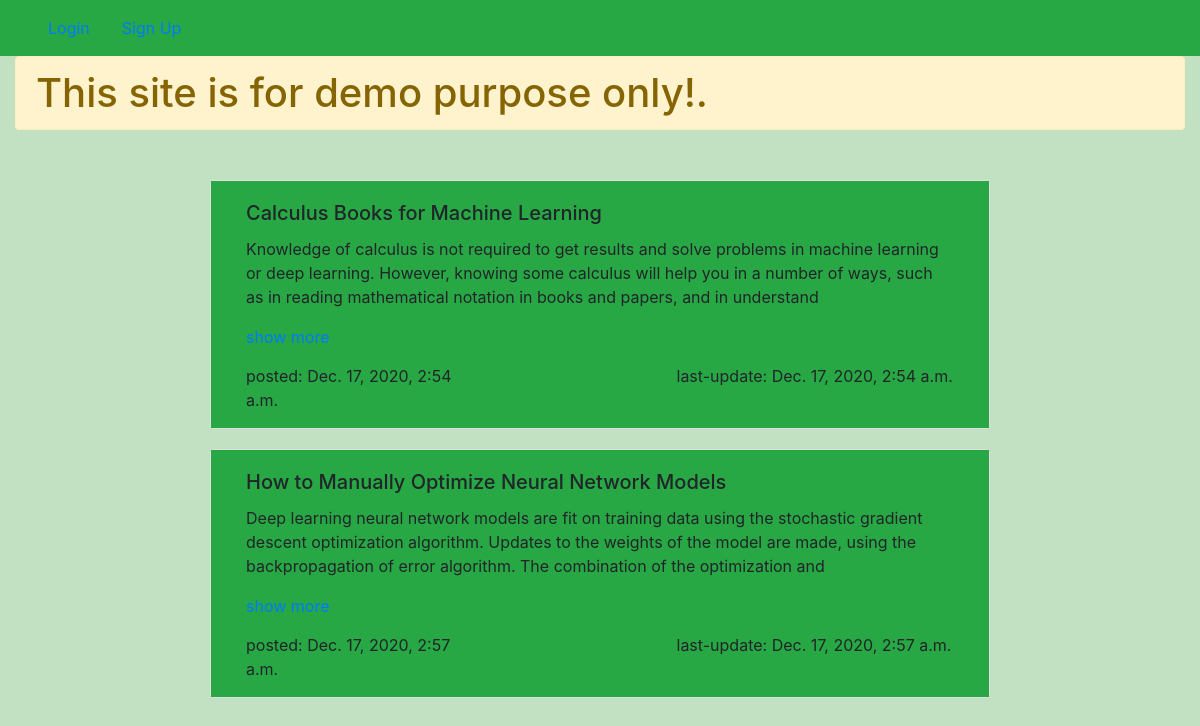
The app's page /posts/, older data.
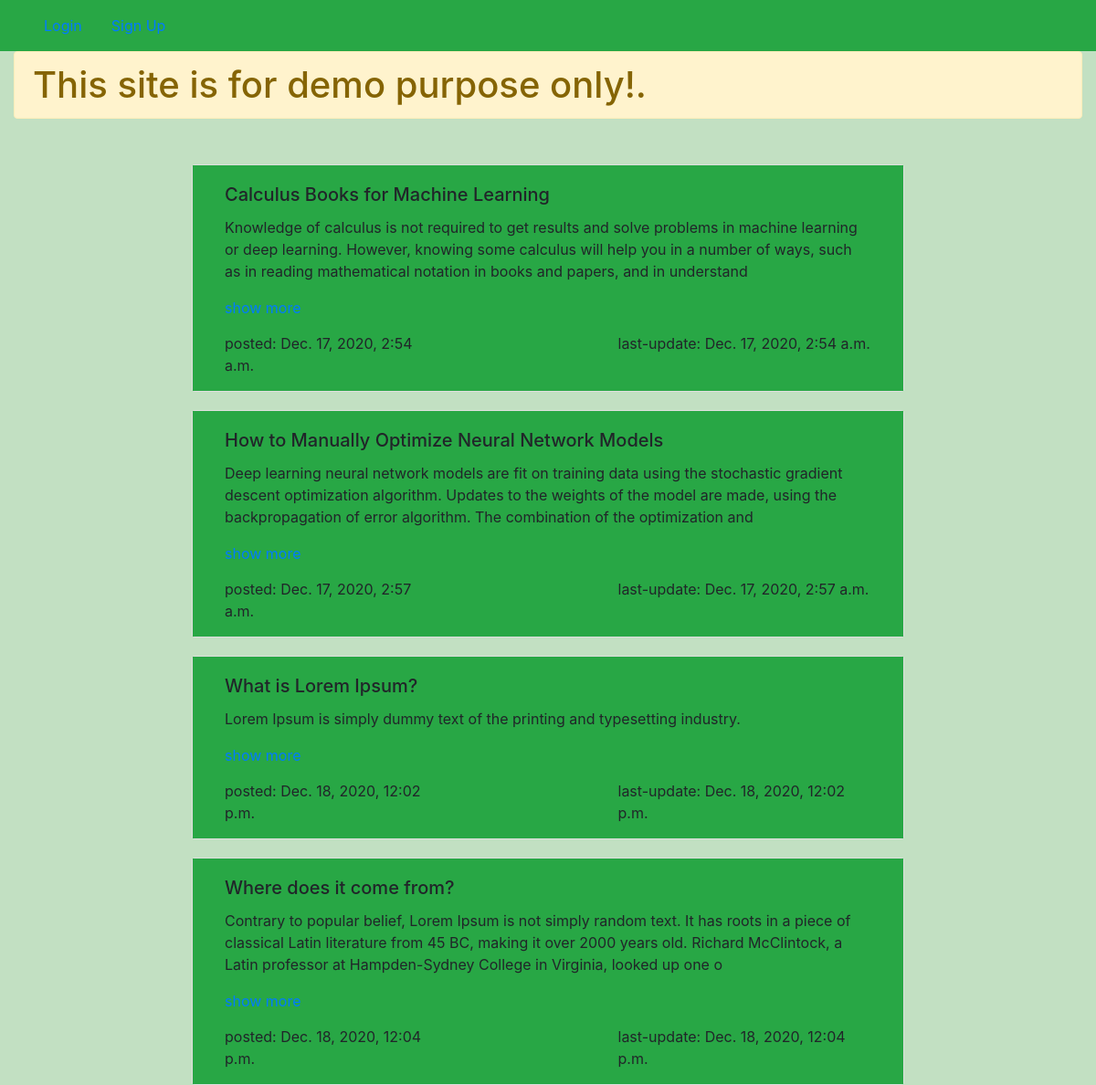
The same page, newer data.
### posts/models.py (models this page shows)
class Post(models.Model):
    title = models.CharField(max_length=100)
    author = models.ForeignKey(User,on_delete=models.CASCADE,null=False)
    short_description = models.CharField(max_length=256,null=False,blank=False)
    description = models.TextField(null=False,blank=False)
    creation_date = models.DateTimeField(auto_now_add=True)
    updation_date = models.DateTimeField(auto_now=True)
    __str__ = lambda self:self.title

### posts/views.py (the view)
# urls.py: url('^posts/$',views.Posts.as_view(),name='posts'),
class Posts(View):
    def get(self,request):
        context = {
            'posts': Post.objects.all(),
            'form': PostForm(),
        }
        return render(request,'posts/posts.html',context)

### posts/templates/posts/posts.html (shortened to what this page needs)
{% extends 'posts/base.html' %}
{% block content %}
<div class="container col-lg-8" style="margin-top:50px;border-radius:10%;">
    {% include 'posts/post-list.html' %}
</div>
{% endblock content %}

### posts/templates/posts/base.html (shortened to what this page needs)
{% load static %}
<!doctype html>
<html lang="en">
<head>
    <link rel="stylesheet" href="https://cdn.jsdelivr.net/npm/bootstrap@4.5.3/dist/css/bootstrap.min.css">
    <link rel="stylesheet" href="{% static 'style.css' %}">
</head>
<body>
    <nav class="navbar navbar-expand-lg bg-success">
        <ul class="nav">
            {% if user.is_active %}
                <li class="nav-item">
                {% if user.emailvalidator.is_validate %}
                    <a class="nav-link" data-toggle="modal" data-target="#addpostform" style="cursor:pointer" onclick="load_add_post_form()">
                      Create Post
                    </a>
                    {% include 'posts/modal.html' %}
                {% else %}
                    <a class="nav-link" href="{% url 'verify-email' url='/posts/'%}" style="cursor:pointer" onclick="">
                      Create Post
                    </a>
                {% endif %}
                </li>
                <li class="nav-item">
                    <a href="{% url 'user-logout' %}" class="nav-link">Log Out</a>
                </li>
            {% else %}
                <li class="nav-item">
                    <a href="#" class="nav-link" data-toggle="modal" data-target="#LoginForm" onclick="load_login_form()">Login</a>
                </li>
                <li class="nav-item">
                    <a href="#" class="nav-link" data-toggle="modal" data-target="#SignUpForm" id="signup_button">Sign Up</a>
                </li>
            {% endif %}
        </ul>
    </nav>
<div class="container-fluid">
    <h1 class="h1 alert alert-warning">This site is for demo purpose only!.</h1>
    {% block content %}
    {% endblock content %}
</div>
</body>
</html>

### posts/templates/posts/post-list.html (shortened to what this page needs)
    {% for post in posts %}
    <div class="row" style="margin-top:20px;">
        <div class="card col-lg-12 no-padding">
          <div class="card-body bg-success" style="padding-bottom:0px">
              <div class="col-lg-12">
                <h5 class="card-title">{{ post.title }}</h5>
                <p class="card-text">{{ post.short_description }}</p>
                <a data-toggle="modal" data-target="#post-{{ post.id }}" class="text-primary" style="cursor:pointer;">show more</a>
              </div>
              <div class="col-lg-12" style="margin-top:15px;">
                  <div class="row">
                      <p class="col-lg-4">posted: {{ post.creation_date }}</p>
                      <p class="col-lg-3"></p>
                      <p class="col-lg-5">last-update: {{ post.updation_date }}</p>
                  </div>
              </div>
          </div>
        </div>
    </div>
    {% endfor %}

### static/style.css (style rules this page uses)
body { background: #0080003d !important }
.no-padding { padding:0px; }

Row changes from the older to the newer data that the page shows:
added Post: title "What is Lorem Ipsum?", short_description "Lorem Ipsum is simply dummy text of the printing and typesetting industry.", creation_date "Dec. 18, 2020, 12:02 p.m.", updation_date "Dec. 18, 2020, 12:02 p.m."
added Post: title "Where does it come from?", short_description "Contrary to popular belief, Lorem Ipsum is not simply random text. It has roots in a piece of classical Latin literature from 45 BC, making it over 2000 years old. Richard McClintock, a Latin professor at Hampden-Sydney College in Virginia, looked up one o", creation_date "Dec. 18, 2020, 12:04 p.m.", updation_date "Dec. 18, 2020, 12:04 p.m."
